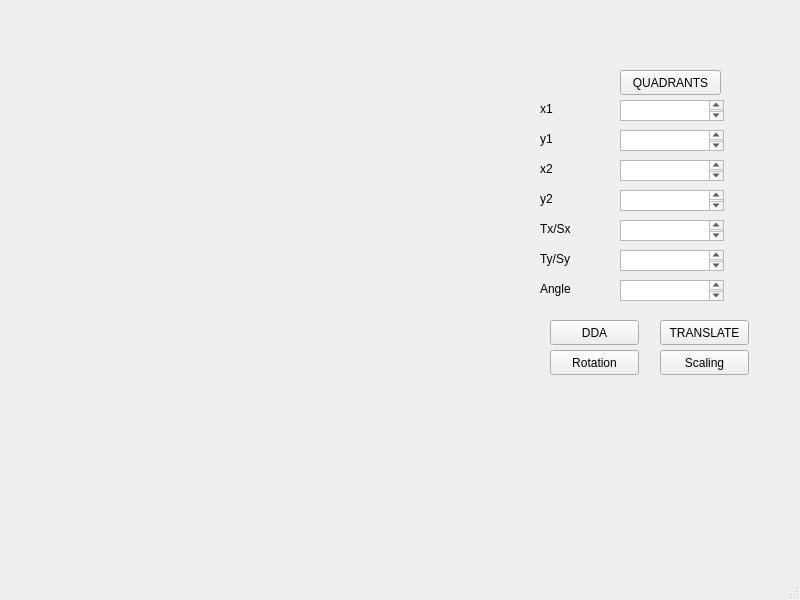
<?xml version="1.0" encoding="UTF-8"?>
<ui version="4.0">
 <class>MainWindow</class>
 <widget class="QMainWindow" name="MainWindow">
  <property name="geometry">
   <rect>
    <x>0</x>
    <y>0</y>
    <width>800</width>
    <height>600</height>
   </rect>
  </property>
  <property name="windowTitle">
   <string>MainWindow</string>
  </property>
  <widget class="QWidget" name="centralwidget">
   <widget class="QLabel" name="label">
    <property name="geometry">
     <rect>
      <x>90</x>
      <y>10</y>
      <width>400</width>
      <height>400</height>
     </rect>
    </property>
    <property name="text">
     <string/>
    </property>
   </widget>
   <widget class="QTextEdit" name="textEdit">
    <property name="geometry">
     <rect>
      <x>620</x>
      <y>100</y>
      <width>104</width>
      <height>21</height>
     </rect>
    </property>
    <property name="html">
     <string>&lt;!DOCTYPE HTML PUBLIC &quot;-//W3C//DTD HTML 4.0//EN&quot; &quot;http://www.w3.org/TR/REC-html40/strict.dtd&quot;&gt;
&lt;html&gt;&lt;head&gt;&lt;meta name=&quot;qrichtext&quot; content=&quot;1&quot; /&gt;&lt;style type=&quot;text/css&quot;&gt;
p, li { white-space: pre-wrap; }
&lt;/style&gt;&lt;/head&gt;&lt;body style=&quot; font-family:'Ubuntu'; font-size:11pt; font-weight:400; font-style:normal;&quot;&gt;
&lt;p style=&quot;-qt-paragraph-type:empty; margin-top:0px; margin-bottom:0px; margin-left:0px; margin-right:0px; -qt-block-indent:0; text-indent:0px;&quot;&gt;&lt;br /&gt;&lt;/p&gt;&lt;/body&gt;&lt;/html&gt;</string>
    </property>
   </widget>
   <widget class="QTextEdit" name="textEdit_2">
    <property name="geometry">
     <rect>
      <x>620</x>
      <y>130</y>
      <width>104</width>
      <height>21</height>
     </rect>
    </property>
    <property name="html">
     <string>&lt;!DOCTYPE HTML PUBLIC &quot;-//W3C//DTD HTML 4.0//EN&quot; &quot;http://www.w3.org/TR/REC-html40/strict.dtd&quot;&gt;
&lt;html&gt;&lt;head&gt;&lt;meta name=&quot;qrichtext&quot; content=&quot;1&quot; /&gt;&lt;style type=&quot;text/css&quot;&gt;
p, li { white-space: pre-wrap; }
&lt;/style&gt;&lt;/head&gt;&lt;body style=&quot; font-family:'Ubuntu'; font-size:11pt; font-weight:400; font-style:normal;&quot;&gt;
&lt;p style=&quot;-qt-paragraph-type:empty; margin-top:0px; margin-bottom:0px; margin-left:0px; margin-right:0px; -qt-block-indent:0; text-indent:0px;&quot;&gt;&lt;br /&gt;&lt;/p&gt;&lt;/body&gt;&lt;/html&gt;</string>
    </property>
   </widget>
   <widget class="QTextEdit" name="textEdit_3">
    <property name="geometry">
     <rect>
      <x>620</x>
      <y>160</y>
      <width>104</width>
      <height>21</height>
     </rect>
    </property>
    <property name="html">
     <string>&lt;!DOCTYPE HTML PUBLIC &quot;-//W3C//DTD HTML 4.0//EN&quot; &quot;http://www.w3.org/TR/REC-html40/strict.dtd&quot;&gt;
&lt;html&gt;&lt;head&gt;&lt;meta name=&quot;qrichtext&quot; content=&quot;1&quot; /&gt;&lt;style type=&quot;text/css&quot;&gt;
p, li { white-space: pre-wrap; }
&lt;/style&gt;&lt;/head&gt;&lt;body style=&quot; font-family:'Ubuntu'; font-size:11pt; font-weight:400; font-style:normal;&quot;&gt;
&lt;p style=&quot;-qt-paragraph-type:empty; margin-top:0px; margin-bottom:0px; margin-left:0px; margin-right:0px; -qt-block-indent:0; text-indent:0px;&quot;&gt;&lt;br /&gt;&lt;/p&gt;&lt;/body&gt;&lt;/html&gt;</string>
    </property>
   </widget>
   <widget class="QTextEdit" name="textEdit_4">
    <property name="geometry">
     <rect>
      <x>620</x>
      <y>190</y>
      <width>104</width>
      <height>21</height>
     </rect>
    </property>
    <property name="html">
     <string>&lt;!DOCTYPE HTML PUBLIC &quot;-//W3C//DTD HTML 4.0//EN&quot; &quot;http://www.w3.org/TR/REC-html40/strict.dtd&quot;&gt;
&lt;html&gt;&lt;head&gt;&lt;meta name=&quot;qrichtext&quot; content=&quot;1&quot; /&gt;&lt;style type=&quot;text/css&quot;&gt;
p, li { white-space: pre-wrap; }
&lt;/style&gt;&lt;/head&gt;&lt;body style=&quot; font-family:'Ubuntu'; font-size:11pt; font-weight:400; font-style:normal;&quot;&gt;
&lt;p style=&quot;-qt-paragraph-type:empty; margin-top:0px; margin-bottom:0px; margin-left:0px; margin-right:0px; -qt-block-indent:0; text-indent:0px;&quot;&gt;&lt;br /&gt;&lt;/p&gt;
&lt;p style=&quot;-qt-paragraph-type:empty; margin-top:0px; margin-bottom:0px; margin-left:0px; margin-right:0px; -qt-block-indent:0; text-indent:0px;&quot;&gt;&lt;br /&gt;&lt;/p&gt;&lt;/body&gt;&lt;/html&gt;</string>
    </property>
   </widget>
   <widget class="QTextEdit" name="textEdit_5">
    <property name="geometry">
     <rect>
      <x>620</x>
      <y>220</y>
      <width>104</width>
      <height>21</height>
     </rect>
    </property>
    <property name="html">
     <string>&lt;!DOCTYPE HTML PUBLIC &quot;-//W3C//DTD HTML 4.0//EN&quot; &quot;http://www.w3.org/TR/REC-html40/strict.dtd&quot;&gt;
&lt;html&gt;&lt;head&gt;&lt;meta name=&quot;qrichtext&quot; content=&quot;1&quot; /&gt;&lt;style type=&quot;text/css&quot;&gt;
p, li { white-space: pre-wrap; }
&lt;/style&gt;&lt;/head&gt;&lt;body style=&quot; font-family:'Ubuntu'; font-size:11pt; font-weight:400; font-style:normal;&quot;&gt;
&lt;p style=&quot;-qt-paragraph-type:empty; margin-top:0px; margin-bottom:0px; margin-left:0px; margin-right:0px; -qt-block-indent:0; text-indent:0px;&quot;&gt;&lt;br /&gt;&lt;/p&gt;&lt;/body&gt;&lt;/html&gt;</string>
    </property>
   </widget>
   <widget class="QTextEdit" name="textEdit_6">
    <property name="geometry">
     <rect>
      <x>620</x>
      <y>250</y>
      <width>104</width>
      <height>21</height>
     </rect>
    </property>
    <property name="html">
     <string>&lt;!DOCTYPE HTML PUBLIC &quot;-//W3C//DTD HTML 4.0//EN&quot; &quot;http://www.w3.org/TR/REC-html40/strict.dtd&quot;&gt;
&lt;html&gt;&lt;head&gt;&lt;meta name=&quot;qrichtext&quot; content=&quot;1&quot; /&gt;&lt;style type=&quot;text/css&quot;&gt;
p, li { white-space: pre-wrap; }
&lt;/style&gt;&lt;/head&gt;&lt;body style=&quot; font-family:'Ubuntu'; font-size:11pt; font-weight:400; font-style:normal;&quot;&gt;
&lt;p style=&quot;-qt-paragraph-type:empty; margin-top:0px; margin-bottom:0px; margin-left:0px; margin-right:0px; -qt-block-indent:0; text-indent:0px;&quot;&gt;&lt;br /&gt;&lt;/p&gt;&lt;/body&gt;&lt;/html&gt;</string>
    </property>
   </widget>
   <widget class="QPushButton" name="pushButton">
    <property name="geometry">
     <rect>
      <x>550</x>
      <y>320</y>
      <width>89</width>
      <height>25</height>
     </rect>
    </property>
    <property name="text">
     <string>DDA</string>
    </property>
   </widget>
   <widget class="QPushButton" name="pushButton_2">
    <property name="geometry">
     <rect>
      <x>660</x>
      <y>320</y>
      <width>89</width>
      <height>25</height>
     </rect>
    </property>
    <property name="text">
     <string>TRANSLATE</string>
    </property>
   </widget>
   <widget class="QPushButton" name="pushButton_3">
    <property name="geometry">
     <rect>
      <x>620</x>
      <y>70</y>
      <width>101</width>
      <height>25</height>
     </rect>
    </property>
    <property name="text">
     <string>QUADRANTS</string>
    </property>
   </widget>
   <widget class="QLabel" name="label_2">
    <property name="geometry">
     <rect>
      <x>540</x>
      <y>100</y>
      <width>67</width>
      <height>17</height>
     </rect>
    </property>
    <property name="text">
     <string>x1</string>
    </property>
   </widget>
   <widget class="QLabel" name="label_3">
    <property name="geometry">
     <rect>
      <x>540</x>
      <y>130</y>
      <width>67</width>
      <height>17</height>
     </rect>
    </property>
    <property name="text">
     <string>y1</string>
    </property>
   </widget>
   <widget class="QLabel" name="label_4">
    <property name="geometry">
     <rect>
      <x>540</x>
      <y>160</y>
      <width>67</width>
      <height>17</height>
     </rect>
    </property>
    <property name="text">
     <string>x2</string>
    </property>
   </widget>
   <widget class="QLabel" name="label_5">
    <property name="geometry">
     <rect>
      <x>540</x>
      <y>190</y>
      <width>67</width>
      <height>17</height>
     </rect>
    </property>
    <property name="text">
     <string>y2</string>
    </property>
   </widget>
   <widget class="QLabel" name="label_6">
    <property name="geometry">
     <rect>
      <x>540</x>
      <y>220</y>
      <width>67</width>
      <height>17</height>
     </rect>
    </property>
    <property name="text">
     <string>Tx/Sx</string>
    </property>
   </widget>
   <widget class="QLabel" name="label_7">
    <property name="geometry">
     <rect>
      <x>540</x>
      <y>250</y>
      <width>67</width>
      <height>17</height>
     </rect>
    </property>
    <property name="text">
     <string>Ty/Sy</string>
    </property>
   </widget>
   <widget class="QPushButton" name="pushButton_4">
    <property name="geometry">
     <rect>
      <x>660</x>
      <y>350</y>
      <width>89</width>
      <height>25</height>
     </rect>
    </property>
    <property name="text">
     <string>Scaling</string>
    </property>
   </widget>
   <widget class="QPushButton" name="pushButton_5">
    <property name="geometry">
     <rect>
      <x>550</x>
      <y>350</y>
      <width>89</width>
      <height>25</height>
     </rect>
    </property>
    <property name="text">
     <string>Rotation</string>
    </property>
   </widget>
   <widget class="QTextEdit" name="textEdit_7">
    <property name="geometry">
     <rect>
      <x>620</x>
      <y>280</y>
      <width>104</width>
      <height>21</height>
     </rect>
    </property>
    <property name="html">
     <string>&lt;!DOCTYPE HTML PUBLIC &quot;-//W3C//DTD HTML 4.0//EN&quot; &quot;http://www.w3.org/TR/REC-html40/strict.dtd&quot;&gt;
&lt;html&gt;&lt;head&gt;&lt;meta name=&quot;qrichtext&quot; content=&quot;1&quot; /&gt;&lt;style type=&quot;text/css&quot;&gt;
p, li { white-space: pre-wrap; }
&lt;/style&gt;&lt;/head&gt;&lt;body style=&quot; font-family:'Ubuntu'; font-size:11pt; font-weight:400; font-style:normal;&quot;&gt;
&lt;p style=&quot;-qt-paragraph-type:empty; margin-top:0px; margin-bottom:0px; margin-left:0px; margin-right:0px; -qt-block-indent:0; text-indent:0px;&quot;&gt;&lt;br /&gt;&lt;/p&gt;&lt;/body&gt;&lt;/html&gt;</string>
    </property>
   </widget>
   <widget class="QLabel" name="label_8">
    <property name="geometry">
     <rect>
      <x>540</x>
      <y>280</y>
      <width>67</width>
      <height>17</height>
     </rect>
    </property>
    <property name="text">
     <string>Angle</string>
    </property>
   </widget>
  </widget>
  <widget class="QMenuBar" name="menubar">
   <property name="geometry">
    <rect>
     <x>0</x>
     <y>0</y>
     <width>800</width>
     <height>22</height>
    </rect>
   </property>
  </widget>
  <widget class="QStatusBar" name="statusbar"/>
 </widget>
 <resources/>
 <connections/>
</ui>
